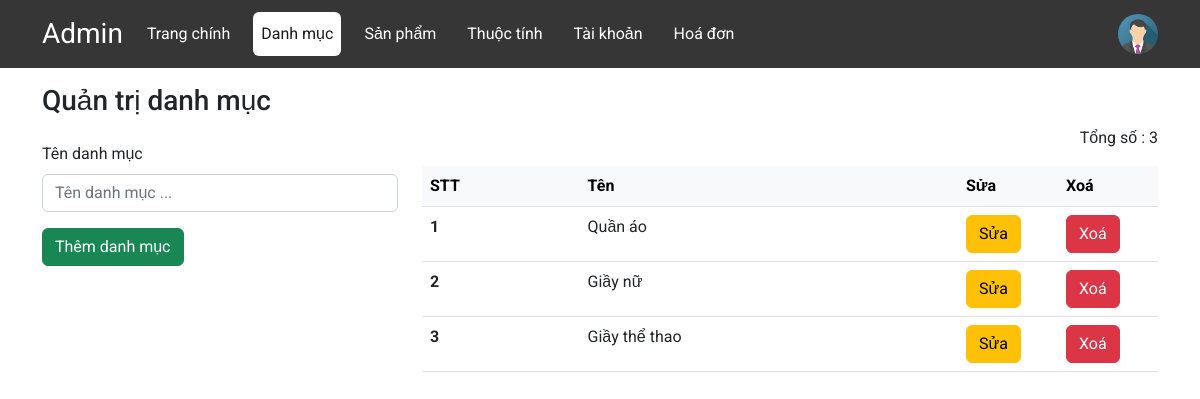
The page /admin/index.php?url=category on the database its author committed.
### tables this page shows
CREATE TABLE `category` (
  `dm_id` int(11) NOT NULL,
  `dm_name` varchar(255) NOT NULL
);

### model/category.php (called while the page is built, shortened)
<?php
function getCateAll(){
    $conn = connect();
    $stmt = $conn->prepare("SELECT *  FROM category");
    $stmt->execute();
    $stmt->setFetchMode(PDO::FETCH_ASSOC);
    $result = $stmt->fetchAll();
    return $result;
}

### admin/views/category/index.php (the view, shortened to what this page needs)
<div class="container warper">
  <h3 class="mt-3">Quản trị danh mục</h3>
  <div class="row mt-2">
    <div class="col-4 mt-3">
      <?php if(isset($cate)){?>
      <form method="POST" action="index.php?url=category-edit-save">
        <input type="text" hidden name="id" value="<?= $cate[0]["dm_id"]?>">
        <div class="mb-3 border-right ">
          <label for="exampleInputEmail1" class="form-label">Tên danh mục</label>
          <input value="<?= $cate[0]["dm_name"]?>" type="text" class="form-control" name="dm_name"
            placeholder="Tên danh mục ..." id="exampleInputEmail1" aria-describedby="emailHelp">
          <p class="text-danger"><?=$error?></p>
        </div>
        <button type="submit" class="btn btn-warning">Sửa danh mục</button>
      </form>
      <?php }else{ ?>
      <form method="POST" action="index.php?url=category-add">
        <div class="mb-3 border-right ">
          <label for="exampleInputEmail1" class="form-label">Tên danh mục</label>
          <input type="text" class="form-control" name="dm_name" placeholder="Tên danh mục ..." id="exampleInputEmail1"
            aria-describedby="emailHelp">
        </div>
        <button type="submit" class="btn btn-success">Thêm danh mục</button>
      </form>
      <?php } ?>
    </div>
    <div class="col-8">
      <p class="float-end">Tổng số : <?php echo count($cates) ?></p>
      <table class="table">
        <thead class="table-light">
          <tr>
            <th scope="col">STT</th>
            <th scope="col">Tên</th>
            <th scope="col text-center" width="100px">Sửa</th>
            <th scope="col text-center" width="100px">Xoá</th>
          </tr>
        </thead>
        <tbody>
          <?php
                    $index = 1; foreach($cates as $item){  ?>
          <tr>
            <th scope="row"><?=$index++ ?></th>
            <td><?= $item['dm_name'] ?></td>
            <td><a href="index.php?url=category-edit&id=<?=$item['dm_id']?>" class="btn btn-warning">Sửa</a></td>
            <td><a href="index.php?url=category-delete&id=<?=$item['dm_id']?>"
                onclick="return confirm('Bạn có muốn xoá danh mục này ?')" class="btn btn-danger">Xoá</a></td>
          </tr>
          <?php } ?>
        </tbody>
      </table>
    </div>
  </div>
</div>

### admin/views/style.css (style rules this page uses)
* { margin: 0; padding: 0; box-sizing: border-box; }
body { font-family: "Roboto", sans-serif; }
.warper { height: 600px; }

### rows shown on the page
category: dm_name "Quần áo"
category: dm_name "Giầy nữ"
category: dm_name "Giầy thể thao"

### other values the page prints
$value[ "name"] "Trang chính"
$value[ "name"] "Danh mục"
$value[ "name"] "Sản phẩm"
$value[ "name"] "Thuộc tính"
$value[ "name"] "Tài khoản"
$value[ "name"] "Hoá đơn"
count($cates) "3"
